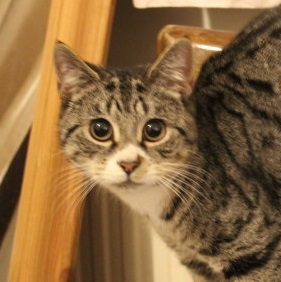
%> input picture ImportingGradientsRectangleRegion/cat.jpg, 281 x 282 px
$ octave editing_script.m   (GNU Octave 9; MATLAB toolbox functions it lacks are replaced by stand-ins)
%> lines starting %> are read from the running program, lines starting %| are printed output that depends on the picture

clc
clear
close all
object_source = imread('cat.jpg');
%> object_source is the input picture: size 282x281x3 uint8; mean R, G, B 137.7, 103.3, 62.6
background = imread('apple.jpg');
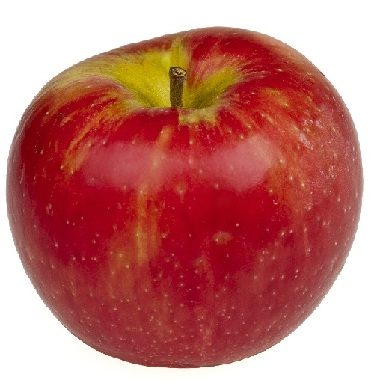
%> input picture ImportingGradientsRectangleRegion/apple.jpg, 382 x 384 px
%> background is the input picture: size 384x382x3 uint8; mean R, G, B 193.3, 121.1, 116.8
object_source1 = object_source(:,:,1);
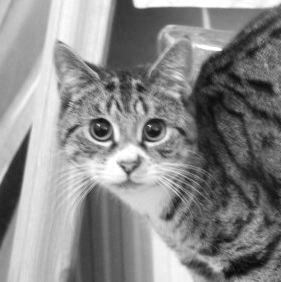
%> object_source1: size 282x281 uint8; min 5, max 255, mean 137.7
object_source2 = object_source(:,:,2);
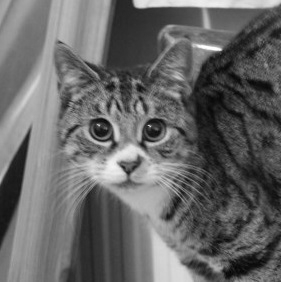
%> object_source2: size 282x281 uint8; min 3, max 255, mean 103.3
object_source3 = object_source(:,:,3);
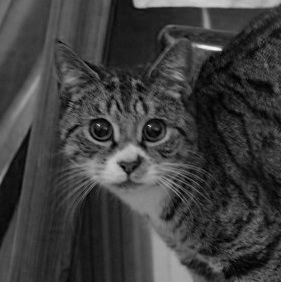
%> object_source3: size 282x281 uint8; min 0, max 244, mean 62.6
background1 = background(:,:,1);
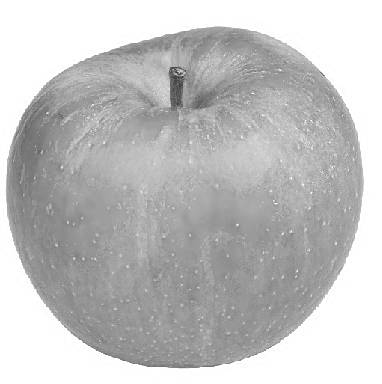
%> background1: size 384x382 uint8; min 52, max 255, mean 193.3
background2 = background(:,:,2);
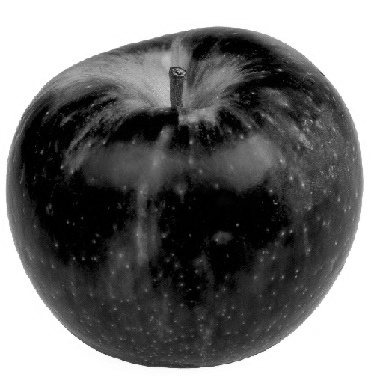
%> background2: size 384x382 uint8; min 0, max 255, mean 121.1
background3 = background(:,:,3);
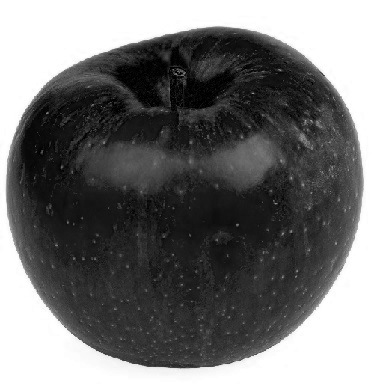
%> background3: size 384x382 uint8; min 0, max 255, mean 116.8

%%
%Get input coordinate of the object
%size
row = 90;
col = 150;
imshow(object_source);
%> (the run ends here)
